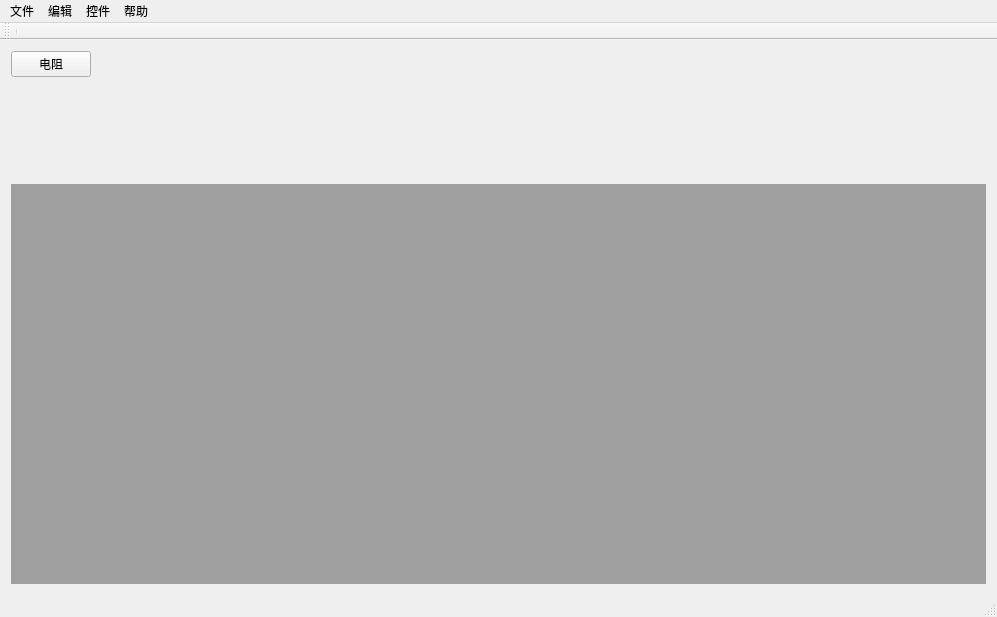
<?xml version="1.0" encoding="UTF-8"?>
<ui version="4.0">
 <class>MainWindow</class>
 <widget class="QMainWindow" name="MainWindow">
  <property name="geometry">
   <rect>
    <x>0</x>
    <y>0</y>
    <width>997</width>
    <height>617</height>
   </rect>
  </property>
  <property name="windowTitle">
   <string>MainWindow</string>
  </property>
  <widget class="QWidget" name="centralWidget">
   <layout class="QGridLayout" name="gridLayout">
    <item row="1" column="0" alignment="Qt::AlignBottom">
     <widget class="QMdiArea" name="mian_mdiArea"/>
    </item>
    <item row="0" column="0" alignment="Qt::AlignLeft|Qt::AlignTop">
     <widget class="QPushButton" name="pushButton">
      <property name="maximumSize">
       <size>
        <width>979</width>
        <height>16777215</height>
       </size>
      </property>
      <property name="layoutDirection">
       <enum>Qt::LeftToRight</enum>
      </property>
      <property name="text">
       <string>电阻</string>
      </property>
      <property name="shortcut">
       <string extracomment="电阻"/>
      </property>
     </widget>
    </item>
   </layout>
  </widget>
  <widget class="QMenuBar" name="menuBar">
   <property name="geometry">
    <rect>
     <x>0</x>
     <y>0</y>
     <width>997</width>
     <height>23</height>
    </rect>
   </property>
   <widget class="QMenu" name="menu">
    <property name="title">
     <string>文件</string>
    </property>
    <addaction name="actionnew"/>
    <addaction name="actionopen"/>
    <addaction name="actionsave"/>
    <addaction name="actionsave_as"/>
    <addaction name="separator"/>
   </widget>
   <widget class="QMenu" name="menu_2">
    <property name="title">
     <string>编辑</string>
    </property>
   </widget>
   <widget class="QMenu" name="menu_3">
    <property name="title">
     <string>控件</string>
    </property>
    <addaction name="actiongres"/>
    <addaction name="actiongpower"/>
    <addaction name="actiongline"/>
    <addaction name="actiongcap"/>
    <addaction name="actiongind"/>
    <addaction name="actiongcurrent"/>
    <addaction name="actiongvol"/>
   </widget>
   <widget class="QMenu" name="menu_4">
    <property name="title">
     <string>帮助</string>
    </property>
    <addaction name="actionhelp"/>
    <addaction name="actionabout"/>
   </widget>
   <addaction name="menu"/>
   <addaction name="menu_2"/>
   <addaction name="menu_3"/>
   <addaction name="menu_4"/>
  </widget>
  <widget class="QToolBar" name="mainToolBar">
   <attribute name="toolBarArea">
    <enum>TopToolBarArea</enum>
   </attribute>
   <attribute name="toolBarBreak">
    <bool>false</bool>
   </attribute>
   <addaction name="separator"/>
  </widget>
  <widget class="QStatusBar" name="statusBar"/>
  <action name="actionnew">
   <property name="text">
    <string>新建文件</string>
   </property>
   <property name="shortcut">
    <string>Ctrl+N</string>
   </property>
  </action>
  <action name="actionopen">
   <property name="text">
    <string>打开文件</string>
   </property>
   <property name="shortcut">
    <string>Ctrl+O</string>
   </property>
  </action>
  <action name="actionsave">
   <property name="text">
    <string>保存</string>
   </property>
   <property name="shortcut">
    <string>Ctrl+S</string>
   </property>
  </action>
  <action name="actionsave_as">
   <property name="text">
    <string>另存为</string>
   </property>
   <property name="shortcut">
    <string>Ctrl+Shift+S</string>
   </property>
  </action>
  <action name="actiongres">
   <property name="text">
    <string>电阻</string>
   </property>
  </action>
  <action name="actiongpower">
   <property name="text">
    <string>电源</string>
   </property>
  </action>
  <action name="actiongline">
   <property name="text">
    <string>线段</string>
   </property>
  </action>
  <action name="actiongcap">
   <property name="text">
    <string>电容</string>
   </property>
  </action>
  <action name="actiongind">
   <property name="text">
    <string>电感</string>
   </property>
  </action>
  <action name="actiongcurrent">
   <property name="text">
    <string>电流表</string>
   </property>
  </action>
  <action name="actiongvol">
   <property name="text">
    <string>电压表</string>
   </property>
  </action>
  <action name="actionhelp">
   <property name="text">
    <string>帮助 F1</string>
   </property>
   <property name="shortcut">
    <string>F1</string>
   </property>
  </action>
  <action name="actionabout">
   <property name="text">
    <string>关于</string>
   </property>
  </action>
 </widget>
 <layoutdefault spacing="6" margin="11"/>
 <resources/>
 <connections/>
</ui>
